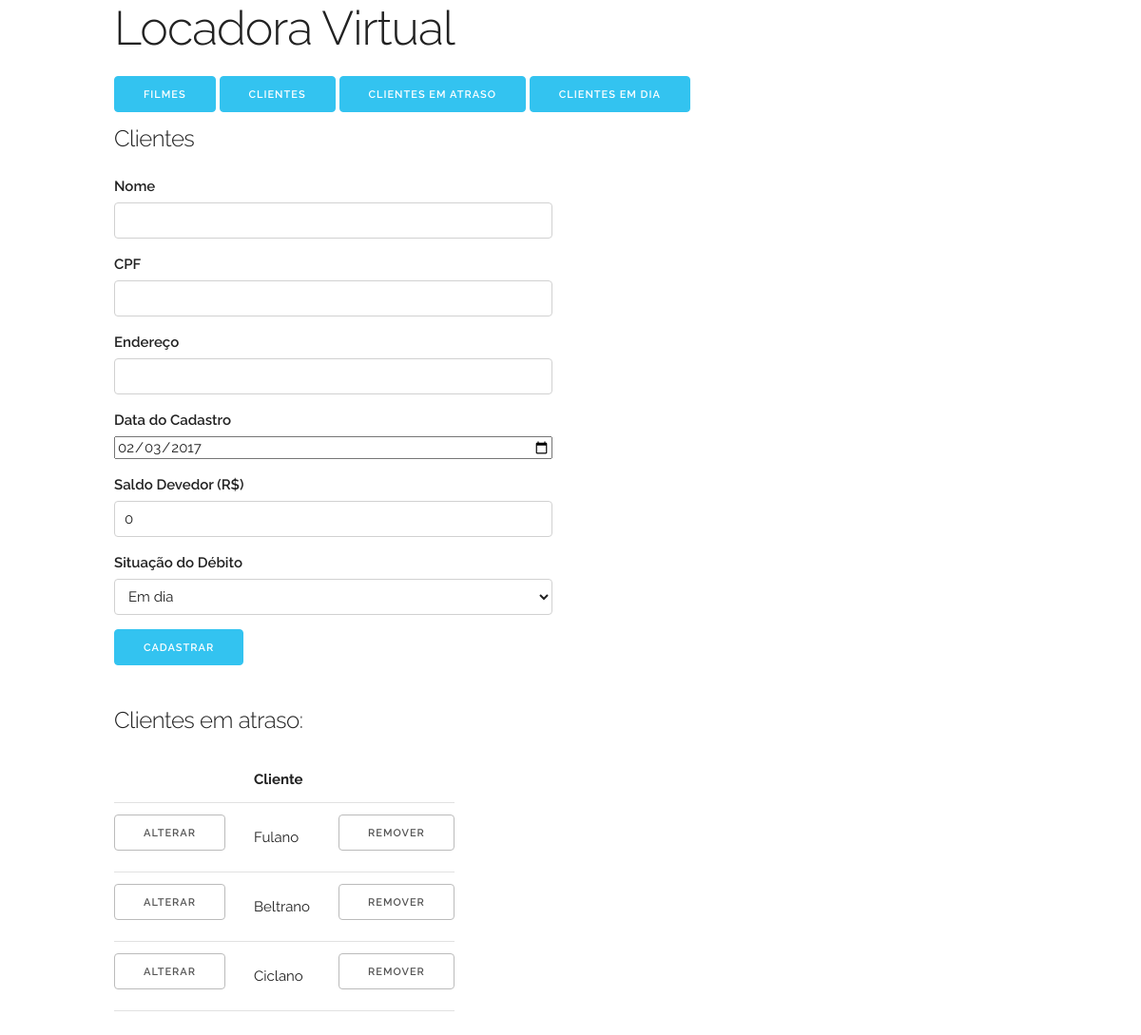
/index_cliente.php?situacao_debito=atraso, run on an earlier commit of the app's database.
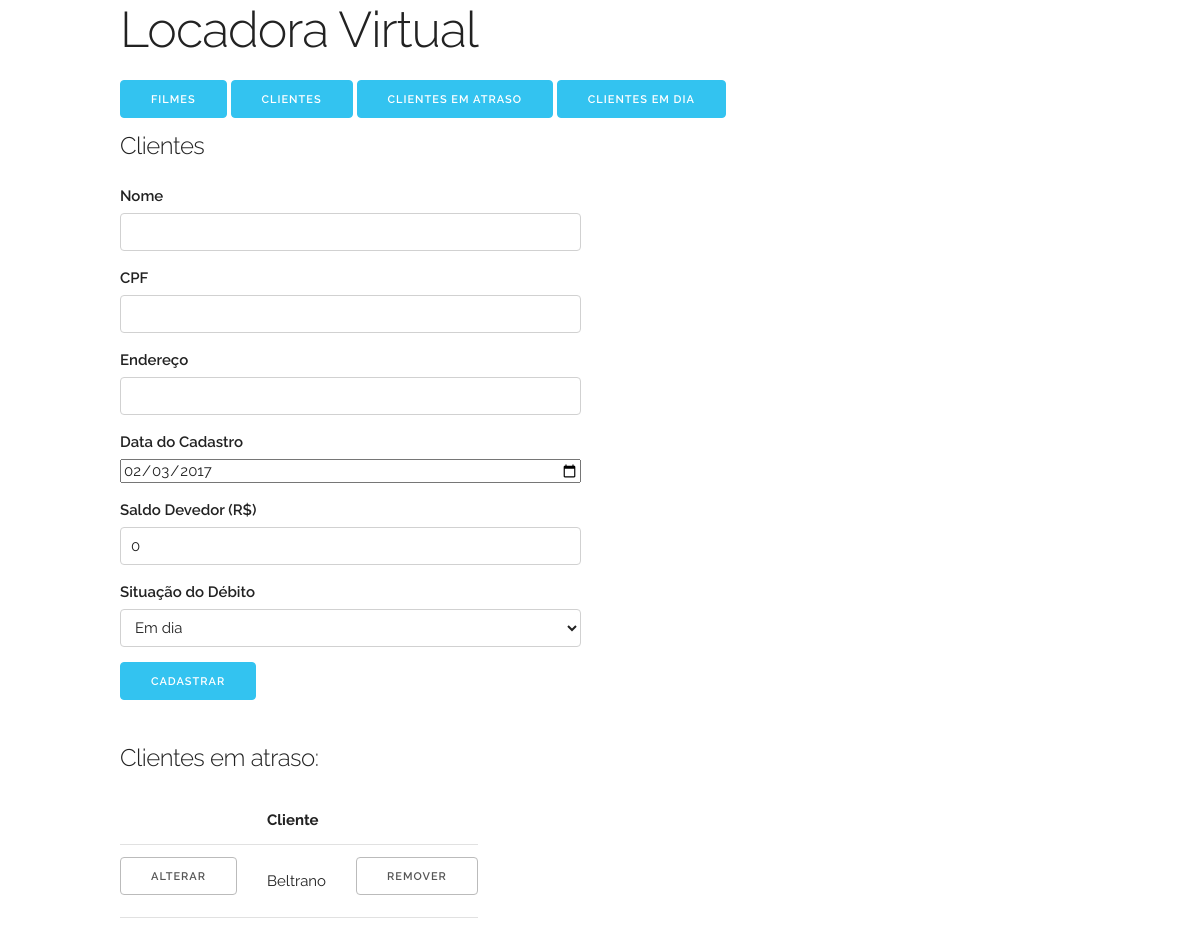
And on a later commit of the database.
### tables this page shows
CREATE TABLE IF NOT EXISTS `cliente` (
  `cpf` VARCHAR(11) NOT NULL,
  `nome_cliente` VARCHAR(255) NOT NULL,
  `endereco` VARCHAR(45) NULL,
  `data_cadastro` TIMESTAMP NOT NULL DEFAULT CURRENT_TIMESTAMP,
  `saldo_devedor` DECIMAL(15,2) NOT NULL DEFAULT 0,
  `situacao_debito` VARCHAR(100) NOT NULL DEFAULT 'Em dia',
  UNIQUE INDEX `nome_UNIQUE` (`nome_cliente` ASC),
  UNIQUE INDEX `endereco_UNIQUE` (`endereco` ASC),
  PRIMARY KEY (`cpf`));

### public/repositorio_clientes.php (called while the page is built, shortened)
<?php
require 'conexao.php';
include 'cliente.php';
class RepositorioClientesMySQL implements IRepositorioClientes
{
  private $conexao;
  function __construct()
  {
    $this->conexao = new Conexao("mysql", getenv('MYSQL_USER'), getenv('MYSQL_PASSWORD'), getenv('MYSQL_DATABASE'));
  }
  private function fetchObjectsInArray($lista)
  {
    $arrayClientes = array();
    while ($linha = mysqli_fetch_object($lista)) {
      array_push($arrayClientes, new Cliente(
        $linha->nome_cliente,
        $linha->cpf,
        $linha->endereco,
        $linha->data_cadastro,
        $linha->saldo_devedor,
        $linha->situacao_debito
      ));
    }
    return $arrayClientes;
  }
  public function getListaClientes()
  {
    $lista = $this->conexao->executarQuery('SELECT * FROM cliente;');
    return $this->fetchObjectsInArray($lista);
  }
  public function getListaClientesEmAtraso()
  {
    $lista = $this->conexao->executarQuery("SELECT * FROM cliente WHERE situacao_debito='Em atraso';");
    return $this->fetchObjectsInArray($lista);
  }
}
$repositorio = new RepositorioClientesMySQL();

### public/conexao.php (called while the page is built, shortened)
<?php
class Conexao
{
  private $host;
  private $usuario;
  private $senha;
  private $banco;
  private $conexao;
  function __construct($host, $usuario, $senha, $banco)
  {
    $this->host = $host;
    $this->usuario = $usuario;
    $this->senha = $senha;
    $this->banco = $banco;
  }
  public function conectar()
  {
    $this->conexao = new mysqli(
      $this->host,
      $this->usuario,
      $this->senha,
      $this->banco
    );
    return true;
  }
  public function executarQuery($sql)
  {
    return $this->conexao->query($sql);
  }
}

### public/cliente.php (called while the page is built, shortened)
<?php
class Cliente
{
  private $nomeCliente;
  private $cpf;
  function __construct($nomeCliente=null, $cpf=null, $endereco=null, $dataCadastro=null, $saldoDevedor=0, $situacaoDebito=null)
  {
    $this->nomeCliente = $nomeCliente;
    $this->cpf = $cpf;
  }
  public function getNomeCliente()
  {
      return $this->nomeCliente;
  }
  public function getCpf()
  {
      return $this->cpf;
  }
}

### public/index_cliente.php (the view, shortened to what this page needs)
<?php
require 'repositorio_clientes.php';
$acao = 'cadastrar';
$clientes = null;
$filtro_situacao_debito = 'cadastrados';
if (isset($_GET) && !empty($_GET)) {
  if (isset($_GET['situacao_debito'])) {
    switch ($_GET['situacao_debito']) {
      case 'atraso':
        $filtro_situacao_debito = 'em atraso';
        $clientes = $repositorio->getListaClientesEmAtraso();
        break;
    }
  }
}
if (!$clientes) {
  $clientes = $repositorio->getListaClientes();
}
?>
<!DOCTYPE html>
<html lang="en">
<head>
  <link rel="stylesheet" href="css/normalize.css">
  <link rel="stylesheet" href="css/skeleton.css">
</head>
<body>
  <div class="section hero">
    <div class="container">
      <div class="row">
          <h1 class="hero-heading">Locadora Virtual</h1>
          <a class="button button-primary" href="index.php">Filmes</a>
          <a class="button button-primary" href="index_cliente.php">Clientes</a>
          <a class="button button-primary" href="index_cliente.php?situacao_debito=atraso">Clientes em atraso</a>
          <a class="button button-primary" href="index_cliente.php?situacao_debito=dia">Clientes em dia</a>
      </div>
      <div class="row">
        <div class="one-half column">
          <h5>Clientes</h5>
          <form method="post" action="action_cliente.php">
            <?php include 'form_cliente.php'; ?>
            <input class="button-primary" type="submit" value="<?php echo ucfirst($acao); ?>">
          </form>
        </div>
      </div>
      <div class="row">
          <h5>Clientes <?php echo $filtro_situacao_debito;?>:</h5>
          <?php if (!$clientes) : ?>
            <p>Nenhum cliente cadastrado.</p>
          <?php else: ?>
          <table>
            <thead>
              <tr>
                <th></th>
                <th>Cliente</th>
                <th></th>
              </tr>
            </thead>
            <tbody>
              <?php foreach ($clientes as $cliente) : ?>
              <tr>
                <td><a class="button" href="index_cliente.php?acao=alterar&cpf=<?php echo $cliente->getCpf(); ?>">Alterar</a></td>
                <td><?php echo $cliente->getNomeCliente(); ?></td>
                <td><a class="button" href="index_cliente.php?acao=remover&cpf=<?php echo $cliente->getCpf(); ?>">Remover</a></td>
              </tr>
              <?php endforeach ?>
            </tbody>
          </table>
          <?php endif ?>
      </div>
    </div>
  </div>
</body>
</html>

What changed in the data, as far as the page shows it:
no longer on this page (row edited): cliente: nome_cliente "Fulano"
no longer on this page (row edited): cliente: nome_cliente "Ciclano"
